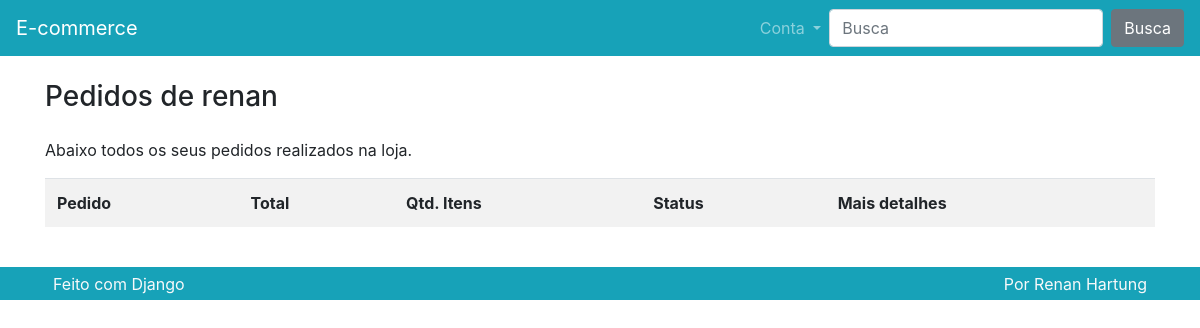
The app's page /pedido/lista/ (signed in), older data.
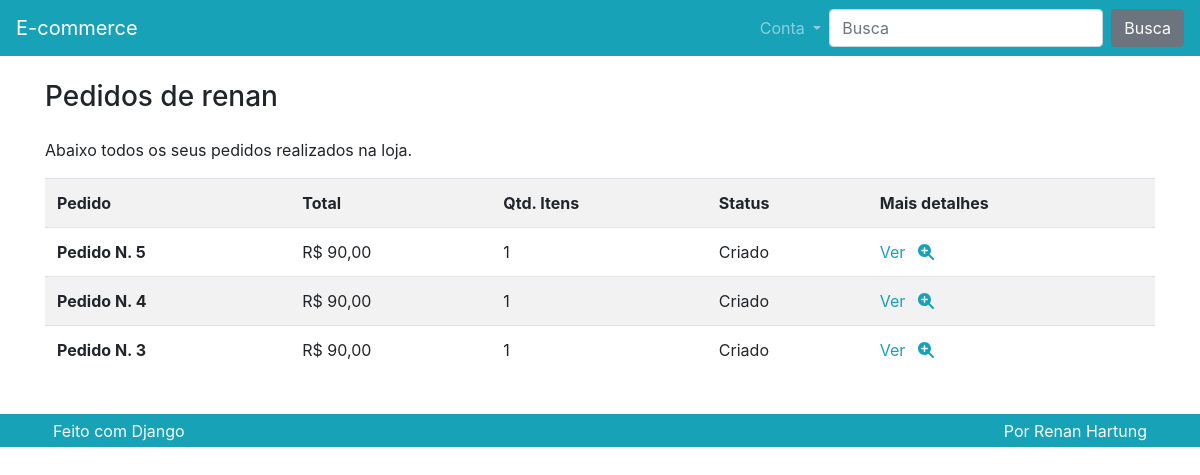
The same page, newer data.
### pedido/models.py (models this page shows)
class Pedido(models.Model):
    usuario = models.ForeignKey(User, on_delete=models.CASCADE)
    total = models.FloatField()
    qtd_total = models.PositiveIntegerField()
    status = models.CharField(
        default="C",
        max_length=1,
        choices=(
            ('A', 'Aprovado'),
            ('C', 'Criado'),
            ('R', 'Reprovado'),
            ('P', 'Pendente'),
            ('E', 'Enviado'),
            ('F', 'Finalizado'),
        )
    )
    def __str__(self):
        return f'Pedido N. {self.pk}'

### pedido/views.py (the view)
# urls.py: path('lista/', views.Lista.as_view(), name='lista'),
class Lista(DispatchLoginRequiredMixin, ListView):
    model = Pedido
    context_object_name = 'pedidos'
    template_name = 'pedido/lista.html'
    paginate_by = 10
    ordering = ['-id']

### pedido/views.py (called while the page is built)
    def dispatch(self, *args, **kwargs):
        if not self.request.user.is_authenticated:
            return redirect('perfil:criar')
        return super().dispatch(*args, **kwargs)

    def get_queryset(self, *args, **kwargs):
        qs = super().get_queryset(*args, **kwargs)
        qs = qs.filter(usuario=self.request.user)
        return qs

### produto/templatetags/omfilters.py (called while the page is built)
@register.filter
def formata_preco(val):
    return utils.formata_preco(val)

### utils/utils.py (called while the page is built)
def formata_preco(val):
    return f'R$ {val:.2f}'.replace('.', ',')

### pedido/templates/pedido/lista.html (shortened to what this page needs)
{% extends 'base.html' %}
{% load omfilters %}
{% block conteudo %}
<div class="row">
    <div class="col">
        <h3 class="mb-4">Pedidos de {{ user }}</h3>
        <p>Abaixo todos os seus pedidos realizados na loja.</p>
        <div class="table-responsive">
            <table class="table table-striped">
                <tr>
                    <th scope="col">Pedido</th>
                    <th scope="col">Total</th>
                    <th scope="col">Qtd. Itens</th>
                    <th scope="col">Status</th>
                    <th scope="col">Mais detalhes</th>
                </tr>
                {% for pedido in pedidos %}
                <tr>
                    <th scope="row">{{ pedido }}</td>
                    <td>{{ pedido.total|formata_preco }}</td>
                    <td>{{ pedido.qtd_total }}</td>
                    <td>{{ pedido.get_status_display }}</td>
                    <td>
                        <a href="{% url 'pedido:detalhe' pedido.id %}">
                            Ver <i class="fas fa-search-plus ml-2"></i>
                        </a>
                    </td>
                </tr>
                {% endfor %}
            </table>
        </div>
    </div>
</div>
{% endblock %}

### templates/base.html (shortened to what this page needs)
<!doctype html>
<html lang="en">
<head>
{% include 'parciais/_head.html' %}
</head>
<body>
   {% include 'parciais/_nav.html' %}
    <main class="container mt-4 mb-4">
      {% block conteudo %}{% endblock %}
    </main>
    {% include 'parciais/_footer.html' %}
</body>
</html>

### templates/parciais/_head.html (shortened to what this page needs)
{% load static %}
<link rel="stylesheet" href="{% static 'assets/bootstrap/css/bootstrap.css'%}">
<link rel="stylesheet" href="{% static 'assets/custom/css/style.css'%}">

### templates/parciais/_nav.html (shortened to what this page needs)
{% load omfilters %}
<nav class="navbar navbar-dark bg-primary navbar-expand-lg">
    <a class="navbar-brand" href="{% url 'produto:lista' %}">E-commerce</a>
    <div class="collapse navbar-collapse" id="navbarSupportedContent">
        <ul class="navbar-nav ml-auto">
            {% if request.user.is_authenticated %}
            <li class="nav-item dropdown">
                <a class="nav-link dropdown-toggle" href="#" id="navbarDropdown" role="button" data-toggle="dropdown"
                    aria-haspopup="true" aria-expanded="false">
                    Conta
                </a>
            </li>
            {% endif %}
        </ul>
        <form class="form-inline my-2 my-lg-0" method="GET" action="{% url 'produto:busca' %}">
            <input name="termo" value="{{ request.GET.termo }}" class="form-control mr-sm-2" type="search"
                placeholder="Busca" aria-label="Busca">
            <button class="btn btn-secondary my-2 my-sm-0" type="submit">Busca</button>
        </form>
    </div>
</nav>

### templates/parciais/_footer.html (shortened to what this page needs)
{% load static %}
<footer class="container-fluid bg-primary">
    <div class="container text-light">
        <div class="row">
            <div class="col">
                <div class="p-1">
                    <span class="align-middle p-1">Feito com Django</span>
                </div>
            </div>
            <div class="col">
                <div class="p-1 text-right">
                    <span class="align-middle p-1">Por Renan Hartung</span>
                </div>
            </div>
        </div>
    </div>
</footer>

Row changes from the older to the newer data that the page shows:
added Pedido: id "Pedido N. 5", total "R$ 90,00", qtd_total "1", status "Criado"
added Pedido: id "Pedido N. 4", total "R$ 90,00", qtd_total "1", status "Criado"
added Pedido: id "Pedido N. 3", total "R$ 90,00", qtd_total "1", status "Criado"
